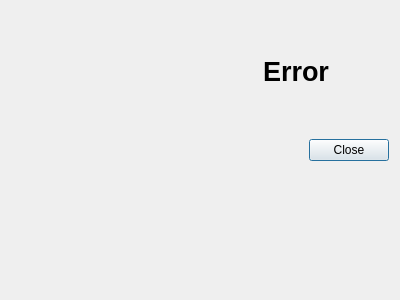
<?xml version="1.0" encoding="UTF-8"?>
<ui version="4.0">
 <class>Dialog</class>
 <widget class="QDialog" name="Dialog">
  <property name="geometry">
   <rect>
    <x>0</x>
    <y>0</y>
    <width>400</width>
    <height>300</height>
   </rect>
  </property>
  <property name="windowTitle">
   <string>Dialog</string>
  </property>
  <layout class="QHBoxLayout" name="horizontalLayout">
   <item>
    <layout class="QVBoxLayout" name="verticalLayout">
     <item>
      <layout class="QHBoxLayout" name="horizontalLayout_3">
       <item>
        <widget class="QLabel" name="image1">
         <property name="text">
          <string>&lt;html&gt;&lt;head/&gt;&lt;body&gt;&lt;p align=&quot;center&quot;&gt;&lt;img src=&quot;:/Iconos/error_64.svg&quot;/&gt;&lt;/p&gt;&lt;/body&gt;&lt;/html&gt;</string>
         </property>
        </widget>
       </item>
       <item>
        <widget class="QLabel" name="label">
         <property name="text">
          <string>&lt;html&gt;&lt;head/&gt;&lt;body&gt;&lt;p align=&quot;center&quot;&gt;&lt;span style=&quot; font-size:20pt; font-weight:600;&quot;&gt;Error&lt;/span&gt;&lt;/p&gt;&lt;/body&gt;&lt;/html&gt;</string>
         </property>
        </widget>
       </item>
      </layout>
     </item>
     <item>
      <layout class="QHBoxLayout" name="horizontalLayout_2">
       <item>
        <spacer name="horizontalSpacer">
         <property name="orientation">
          <enum>Qt::Horizontal</enum>
         </property>
         <property name="sizeHint" stdset="0">
          <size>
           <width>40</width>
           <height>20</height>
          </size>
         </property>
        </spacer>
       </item>
       <item>
        <widget class="QPushButton" name="pushButton">
         <property name="text">
          <string>Close</string>
         </property>
        </widget>
       </item>
      </layout>
     </item>
     <item>
      <widget class="QLabel" name="error_message_label">
       <property name="text">
        <string/>
       </property>
      </widget>
     </item>
    </layout>
   </item>
  </layout>
 </widget>
 <resources>
  <include location="../RF.qrc"/>
 </resources>
 <connections>
  <connection>
   <sender>pushButton</sender>
   <signal>clicked()</signal>
   <receiver>Dialog</receiver>
   <slot>close()</slot>
   <hints>
    <hint type="sourcelabel">
     <x>349</x>
     <y>149</y>
    </hint>
    <hint type="destinationlabel">
     <x>199</x>
     <y>149</y>
    </hint>
   </hints>
  </connection>
 </connections>
</ui>
